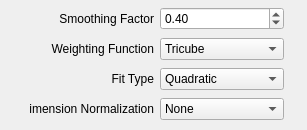
<?xml version="1.0" encoding="UTF-8"?>
<ui version="4.0">
 <class>ParametersLowess</class>
 <widget class="QWidget" name="ParametersLowess">
  <property name="geometry">
   <rect>
    <x>0</x>
    <y>0</y>
    <width>307</width>
    <height>130</height>
   </rect>
  </property>
  <property name="windowTitle">
   <string>Form</string>
  </property>
  <widget class="QWidget" name="layoutWidget">
   <property name="geometry">
    <rect>
     <x>30</x>
     <y>5</y>
     <width>254</width>
     <height>120</height>
    </rect>
   </property>
   <layout class="QGridLayout" name="gridLayout" columnstretch="1,2">
    <item row="0" column="0">
     <widget class="QLabel" name="label_8">
      <property name="font">
       <font>
        <pointsize>9</pointsize>
       </font>
      </property>
      <property name="text">
       <string>Smoothing Factor</string>
      </property>
      <property name="alignment">
       <set>Qt::AlignRight|Qt::AlignTrailing|Qt::AlignVCenter</set>
      </property>
     </widget>
    </item>
    <item row="0" column="1">
     <widget class="QDoubleSpinBox" name="paramSmoothingFac">
      <property name="font">
       <font>
        <pointsize>9</pointsize>
       </font>
      </property>
      <property name="toolTip">
       <string>This sets the proportion of data points that will 
be used to compute each regression estimate.
E.g. with a smoothing factor of 0.3, the regression 
at a given point x is computed using the 0.3*N 
nearest data points to x.</string>
      </property>
      <property name="decimals">
       <number>2</number>
      </property>
      <property name="minimum">
       <double>0.010000000000000</double>
      </property>
      <property name="maximum">
       <double>1.000000000000000</double>
      </property>
      <property name="singleStep">
       <double>0.010000000000000</double>
      </property>
      <property name="value">
       <double>0.400000000000000</double>
      </property>
     </widget>
    </item>
    <item row="1" column="0">
     <widget class="QLabel" name="label_6">
      <property name="font">
       <font>
        <pointsize>9</pointsize>
       </font>
      </property>
      <property name="layoutDirection">
       <enum>Qt::LeftToRight</enum>
      </property>
      <property name="text">
       <string>Weighting Function</string>
      </property>
      <property name="alignment">
       <set>Qt::AlignRight|Qt::AlignTrailing|Qt::AlignVCenter</set>
      </property>
     </widget>
    </item>
    <item row="1" column="1">
     <widget class="QComboBox" name="paramWeightingFunc">
      <property name="font">
       <font>
        <pointsize>9</pointsize>
       </font>
      </property>
      <property name="toolTip">
       <string>Weighting function used at each point a local 
fitting is performed. The tricube function is the 
standard weighting function used in the literature, 
but any function that has smooth contact with 
zero at normalizedDistance = 1 is fine.
The uniform weighting does not have this smooth 
contact and therefore produces regression 
estimates that lack local smoothness.</string>
      </property>
      <property name="editable">
       <bool>false</bool>
      </property>
      <property name="currentIndex">
       <number>0</number>
      </property>
      <item>
       <property name="text">
        <string>Tricube</string>
       </property>
      </item>
      <item>
       <property name="text">
        <string>Hann</string>
       </property>
      </item>
      <item>
       <property name="text">
        <string>Uniform</string>
       </property>
      </item>
     </widget>
    </item>
    <item row="2" column="0">
     <widget class="QLabel" name="label_7">
      <property name="font">
       <font>
        <pointsize>9</pointsize>
       </font>
      </property>
      <property name="text">
       <string>Fit Type</string>
      </property>
      <property name="alignment">
       <set>Qt::AlignRight|Qt::AlignTrailing|Qt::AlignVCenter</set>
      </property>
     </widget>
    </item>
    <item row="2" column="1">
     <widget class="QComboBox" name="paramFitType">
      <property name="font">
       <font>
        <pointsize>9</pointsize>
       </font>
      </property>
      <property name="toolTip">
       <string>Try a linear fit first. If your data has a strong 
curvature and the linear fit provides a poor fit even 
at low smoothing factors, then use a quadratic fit.
An alternative is to transform the input data 
(e.g. 1/x) to straighten it before doing regression.</string>
      </property>
      <property name="currentIndex">
       <number>1</number>
      </property>
      <item>
       <property name="text">
        <string>Linear</string>
       </property>
      </item>
      <item>
       <property name="text">
        <string>Quadratic</string>
       </property>
      </item>
     </widget>
    </item>
    <item row="3" column="0">
     <widget class="QLabel" name="label_9">
      <property name="font">
       <font>
        <pointsize>9</pointsize>
       </font>
      </property>
      <property name="text">
       <string>Dimension Normalization</string>
      </property>
      <property name="alignment">
       <set>Qt::AlignRight|Qt::AlignTrailing|Qt::AlignVCenter</set>
      </property>
     </widget>
    </item>
    <item row="3" column="1">
     <widget class="QComboBox" name="paramNormType">
      <property name="font">
       <font>
        <pointsize>9</pointsize>
       </font>
      </property>
      <property name="toolTip">
       <string>This only applies if your input data has more 
than one dimension.

When computing the distance to the nearest 
data points, it is important that the data in the 
different dimensions of the input be comparable.
This is the case e.g. if the dimensions are 
measurements of a position in space.

If the dimensions relate to different quantities, 
it is sensible to divide each dimension by a 
measure of its spread to make them comparable.
This is usually done by dividing by the standard 
deviation. The interquartile range (IQR) is a 
measure of spread that is more robust to outliers.</string>
      </property>
      <property name="currentIndex">
       <number>0</number>
      </property>
      <item>
       <property name="text">
        <string>None</string>
       </property>
      </item>
      <item>
       <property name="text">
        <string>Standard Deviation</string>
       </property>
      </item>
      <item>
       <property name="text">
        <string>IQR</string>
       </property>
      </item>
     </widget>
    </item>
   </layout>
  </widget>
 </widget>
 <resources/>
 <connections/>
</ui>
